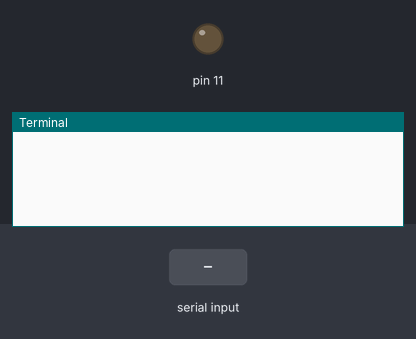
The program below on a simulated Raspberry Pi (header pin numbers). On the bench: output pins drawn as LEDs (lit = HIGH), the last lines printed to the terminal. The test bench sets the inputs (shaded band).

Above: at 1.2 s.
1.3 s: "Hello From Arduino!\n" received over the second serial link
At 2.3 s:
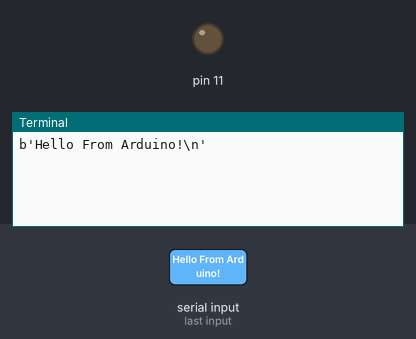
2.8 s: "1\n" received over the second serial link
At 3.5 s:
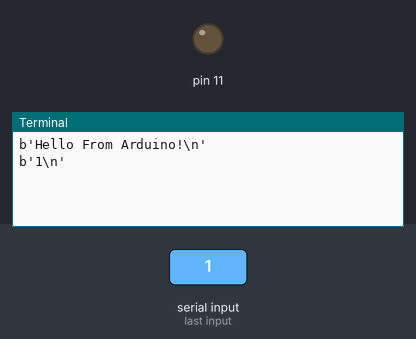

Measured:
- after the input at 1.3 s, the terminal: prints a new line at once (image 1)
- after the input at 2.8 s, the terminal: prints a new line at once (image 2)

The program:

hello.py
```python
import serial
import RPi.GPIO as GPIO
import time

ser=serial.Serial("/dev/ttyACM0",9600)  #change ACM number as found from ls /dev/tty/ACM*
ser.baudrate=9600
def blink(pin):


    GPIO.output(pin,GPIO.HIGH)
    time.sleep(1)
    GPIO.output(pin,GPIO.LOW)
    time.sleep(1)
    return

GPIO.setmode(GPIO.BOARD)
GPIO.setup(11, GPIO.OUT)
while True:

    read_ser=ser.readline()
    print(read_ser)
    if(read_ser=="Hello From Arduino!"):
        blink(11)
```
